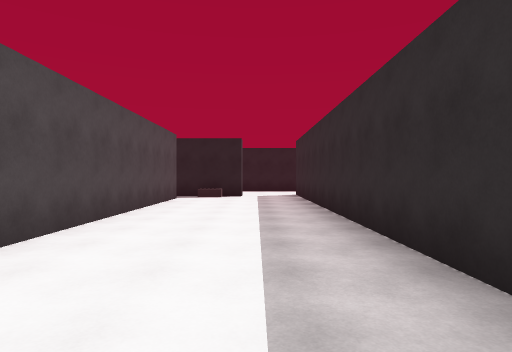
View 1 (above)

24 first-person views from a walk through a 3-D level made in the Unity game engine. The camera is 1.4 m above the floor, looks level and sees 75° across. The floor is counted in squares, 2 m on a side. Each view is taken from the middle of a square. On the plan, view 1 faces up. The plan holds only what a view shows up to about 10 squares ahead; the rest is blank. Some surface patterns are stand-ins.

View 2
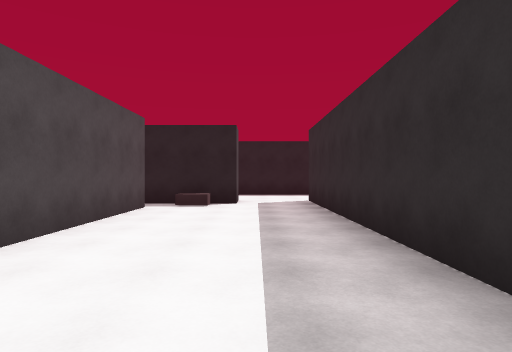

View 3
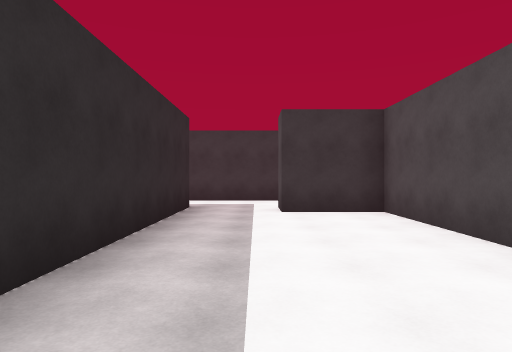

View 4
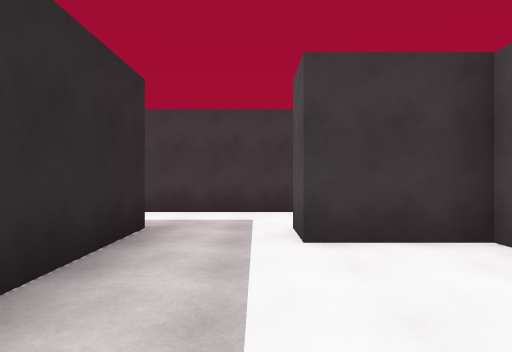

View 5
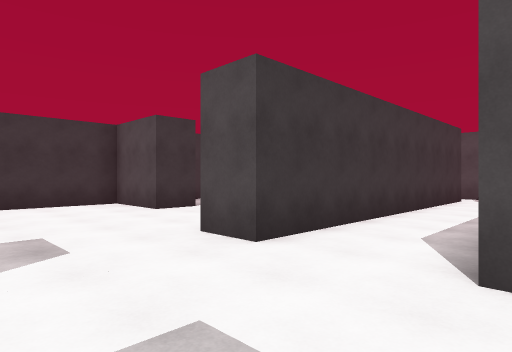

View 6
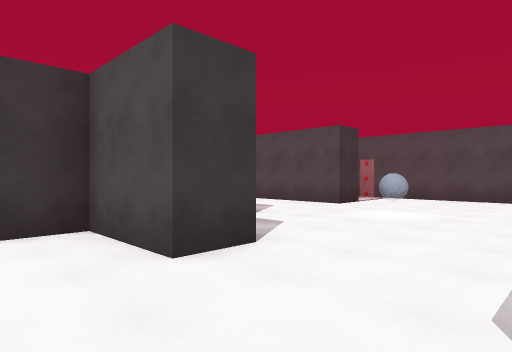

View 7
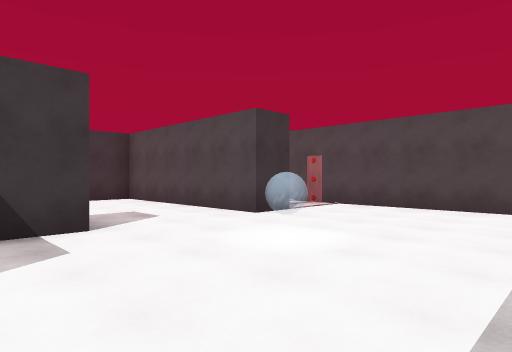

View 8
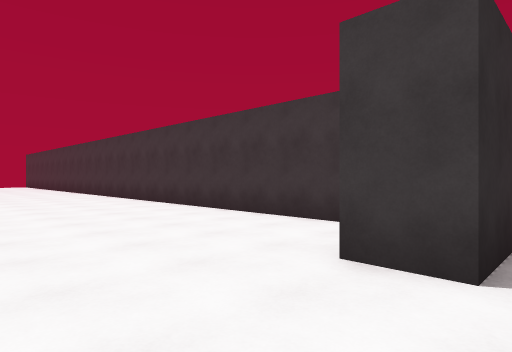

View 9
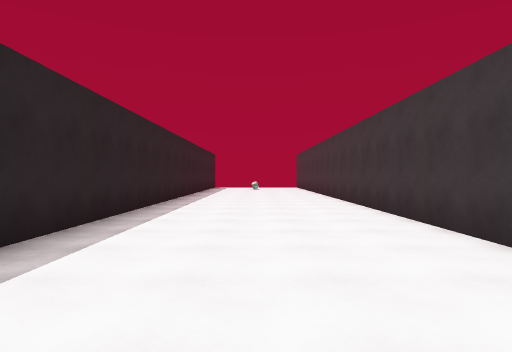

View 10
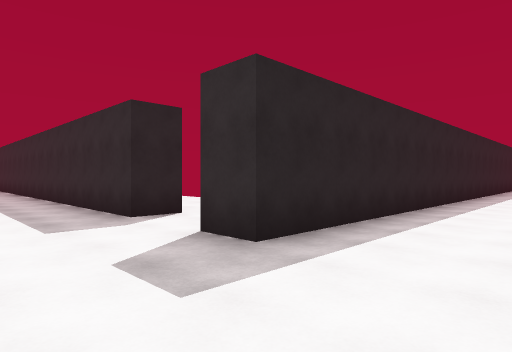

View 11
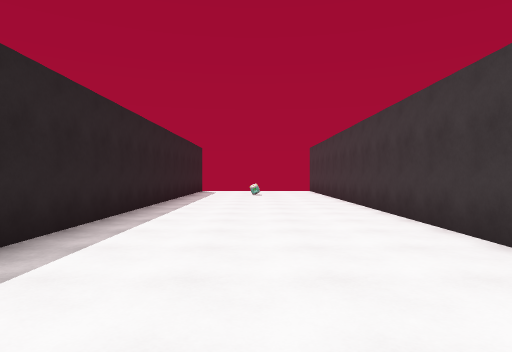

View 12
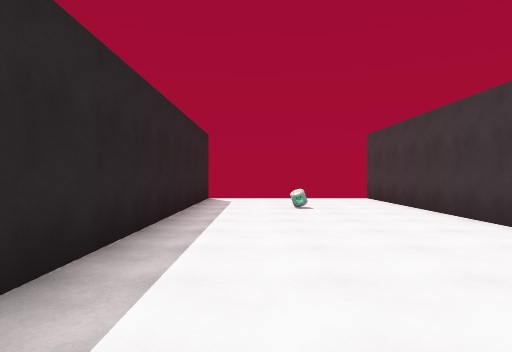

View 13
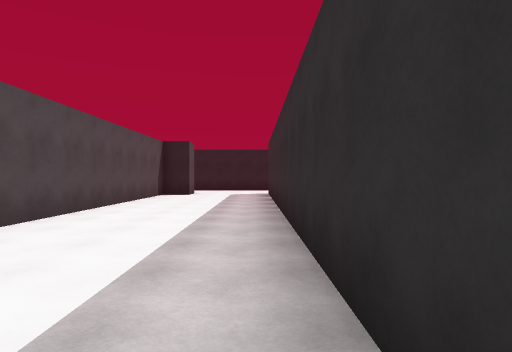

View 14
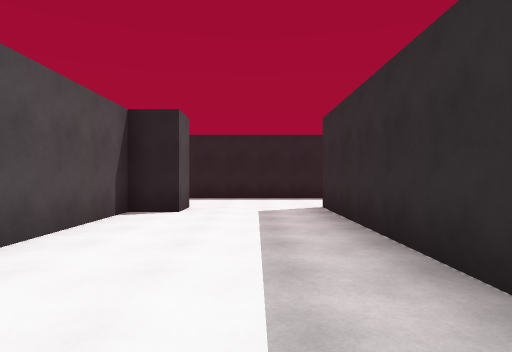

View 15
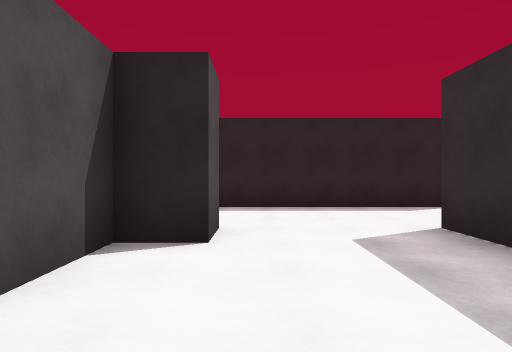

View 16
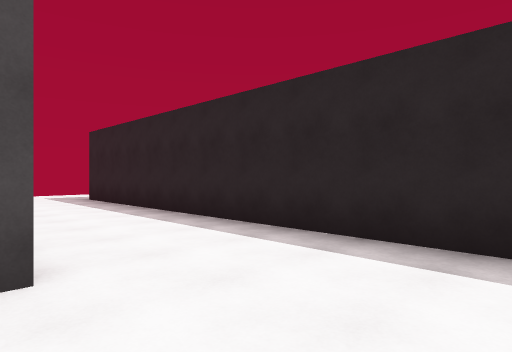

View 17
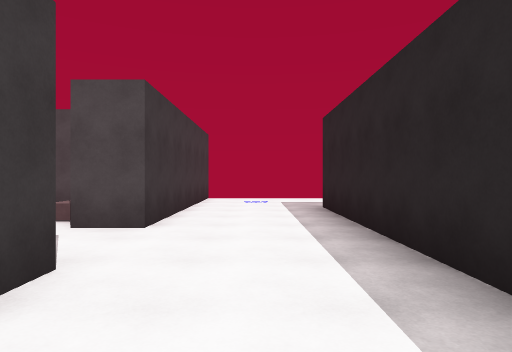

View 18
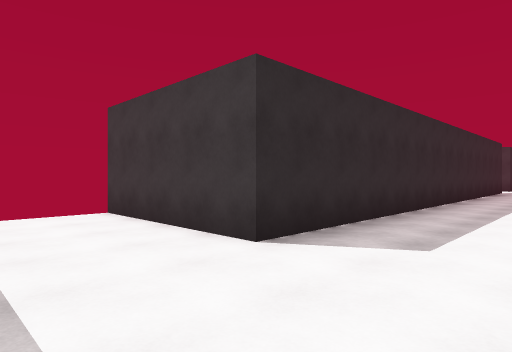

View 19
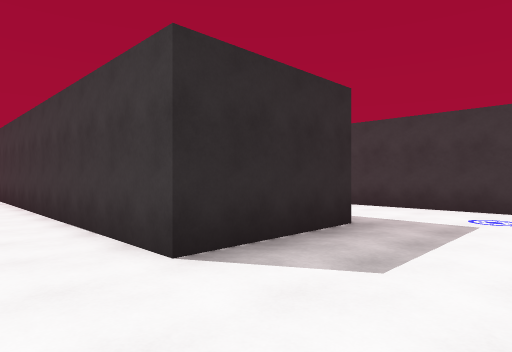

View 20
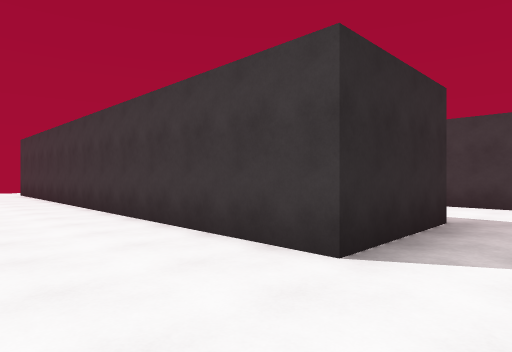

View 21
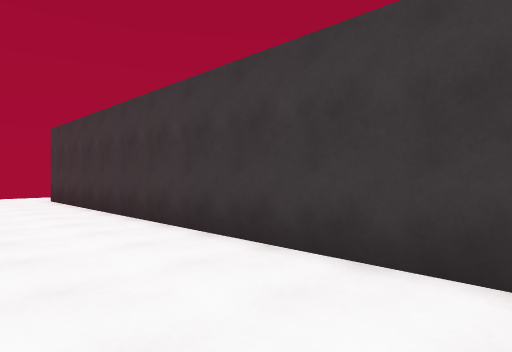

View 22
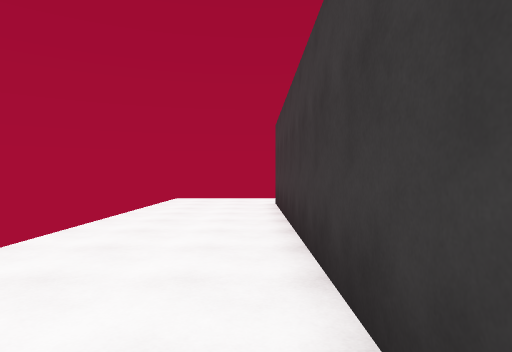

View 23
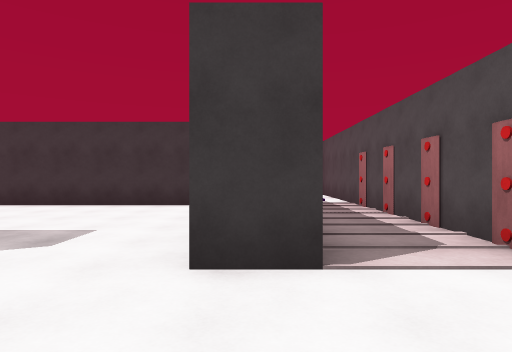

View 24
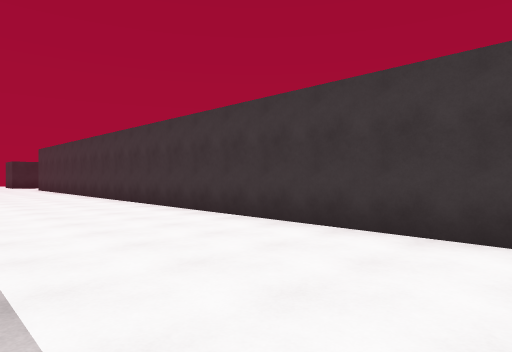

### Floor plan
Points are (right, up) in squares from view 1. A wall is a line through its corners. A room is listed if a view was taken in it or the views show most of it. See-through windows are left out.
Room 1 (views 1, 2, 3, 4)
walls: (-2.5, 10.5) (-2.5, -0.5) (-0.5, -0.5); (-0.5, 11.5) (-2.9, 11.5); (1.5, -0.5) (1.5, 11.5)
ways out: opening at (0.5, -1) to room 2; opening at (0.5, 12) to room 2; opening at (-3, 11)
objects: other object (-2, 11)
Room 2 (views 5, 6, 7, 8, 9, 10, 11, 12, 13, 14, 15, 16, 17, 18, 19, 20, 21, 22, 23, 24)
walls: (8.5, -1.5) (7.5, -1.5) (7.5, 12.5) (11.5, 12.5); (2.5, -8.9) (2.5, -7.5) (3.5, -7.5) (3.5, -9.5) (26, -9.5); (1.5, -1.5) (1.5, -0.5); (0.4, -9.5) (1.5, -9.5); (-0.5, -0.5) (-0.5, -1.5); (-2.5, -3.5) (4.5, -3.5) (4.5, -4.5); (-3.5, -9.5) (-2.5, -9.5) (-2.5, -14.6); (-5.5, -5.9) (-5.5, -17); (-2.2, -15) (9.2, -15); (1.5, 11.5) (1.5, 12.5) (2.1, 12.5); (4.5, 12.5) (4.5, 11.5) (3.5, 11.5) (3.5, 3.5); (25.9, -4.5) (7.5, -4.5) (7.5, -3.5); (9.2, 15.5) (-3.5, 15.5) (-3.5, 18.5) (9.5, 18.5); (-5.9, 12.5) (-0.5, 12.5) (-0.5, 11.5)
ways out: opening at (0.5, -1) to room 1; opening at (0.5, 12) to room 1; opening at (-3, -3); opening at (8, -2.5)
objects: other object (-5, -12) to (-4, -12); other object (-4, -15); other object (-4, -13); other object (-4, -10); other object (-1, -8); other object (23, -7)

Positions as (right, up) in squares from view 1, and headings:
1: (0, 0), facing up
2: (0, 3), facing up
3: (0, 6), facing down
4: (0, 3), facing down
5: (7, -1), facing down-left
6: (5, -5), facing down-left
7: (2, -5), facing down-left
8: (2, -5), facing down-right
9: (6, -7), facing right
10: (5, -7), facing up-right
11: (11, -7), facing right
12: (16, -6), facing right
13: (7, -1), facing up
14: (6, 5), facing up
15: (5, 8), facing up
16: (7, 12), facing up-left
17: (4, 14), facing left
18: (5, 15), facing down-right
19: (-6, 20), facing down-right
20: (-5, 21), facing down-right
21: (-1, 21), facing down-right
22: (1, 19), facing right
23: (-3, -7), facing down
24: (-1, -11), facing down-right
